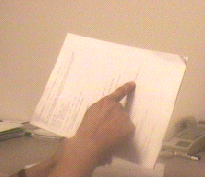
#> input picture Mini Project 2/paper.bmp, 205 x 177 px
$ python question_3.py
#> lines starting #> are read from the running program, lines starting #| are printed output that depends on the picture; after the words box and inside, x2 and y2 are one past the last pixel; in counts of white or black regions, pixels touching at a corner belong together
import cv2
import numpy as np
import matplotlib.pyplot as plt

# Load the Lena image and apply Canny edge detection
lena_path = './lena.png'
lena_image = cv2.imread(lena_path, cv2.IMREAD_GRAYSCALE)
paper_path = './paper.bmp'
paper_image = cv2.imread(paper_path, cv2.IMREAD_GRAYSCALE)
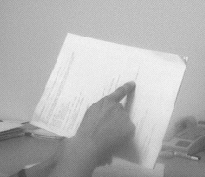
#> paper_image: shape (177, 205); min 63, max 245, mean 179
shape_path = './shape.bmp'
shape_image = cv2.imread(shape_path, cv2.IMREAD_GRAYSCALE)
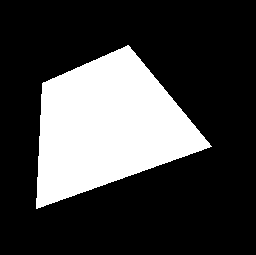
#> input picture Mini Project 2/shape.bmp, 256 x 255 px
#> shape_image: shape (255, 256); 25.9% white; 1 white region, box (x1, y1, x2, y2) and area: (36, 45, 212, 209) 16922
# Applying Canny edge detection with chosen parameters
lena_edges = cv2.Canny(lena_image, 100, 200)
paper_edges = cv2.Canny(paper_image, 100, 200)
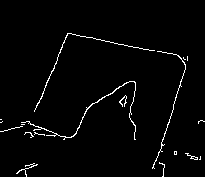
#> paper_edges: shape (177, 205); 2.3% white in thin lines or dots, all inside (x1, y1, x2, y2) = (0, 33, 205, 177)
shape_edges = cv2.Canny(shape_image, 100, 200)
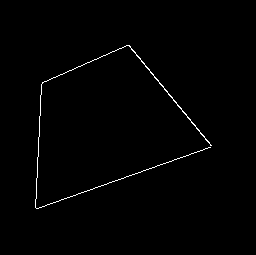
#> shape_edges: shape (255, 256); 0.85% white in thin lines or dots, all inside (x1, y1, x2, y2) = (35, 45, 212, 209)
# Apply HoughLines on the paper and shape images
# Use standard parameters for line detection

# Using the pre-processed edge images from previous steps for consistency
paper_lines = cv2.HoughLines(paper_edges, 1, np.pi / 180, threshold=50)
#> paper_lines = [[18, 1.78], [20, 1.76], [75, 0.401], [196, 0.297], [197, 0.314], [76, 0.419], [16, 1.8], [74, 0.384]]
shape_lines = cv2.HoughLines(shape_edges, 1, np.pi / 180, threshold=50)
#> shape_lines = [[-72, 2.46], [208, 1.24], [209, 1.22], [-69, 2.44], [46, 0.0524], [43, 0.0349], [-75, 2.48]]

# Draw lines on a copy of the original images
def draw_hough_lines(image, lines):
    image_with_lines = cv2.cvtColor(image, cv2.COLOR_GRAY2BGR)
    if lines is not None:
        for line in lines:
            rho, theta = line[0]
            a = np.cos(theta)
            b = np.sin(theta)
            x0 = a * rho
            y0 = b * rho
            x1 = int(x0 + 1000 * (-b))
            y1 = int(y0 + 1000 * (a))
            x2 = int(x0 - 1000 * (-b))
            y2 = int(y0 - 1000 * (a))
            cv2.line(image_with_lines, (x1, y1), (x2, y2), (0, 0, 255), 1)
#> this loop made 8 passes
#> (rho, theta, a, b, x0, y0, x1, y1) on passes 1 to 8: (18, 1.78, -0.208, 0.978, -3.74, 17.61, -981, -190), (20, 1.76, -0.191, 0.982, -3.82, 19.63, -985, -171), (75, 0.401, 0.921, 0.391, 69.04, 29.3, -321, 949), (196, 0.297, 0.956, 0.292, 187.4, 57.3, -104, 1013), (197, 0.314, 0.951, 0.309, 187.4, 60.88, -121, 1011), (76, 0.419, 0.914, 0.407, 69.43, 30.91, -337, 944), (16, 1.8, -0.225, 0.974, -3.6, 15.59, -977, -209), (74, 0.384, 0.927, 0.375, 68.61, 27.72, -305, 954)
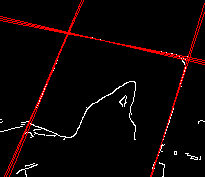
#> image_with_lines: shape (177, 205, 3); mean B, G, R 3.9, 3.9, 12.5
    return image_with_lines

# Draw lines on the original images
paper_with_lines = draw_hough_lines(paper_edges, paper_lines)
shape_with_lines = draw_hough_lines(shape_edges, shape_lines)
#> the loop in draw_hough_lines (call 2), `for line in lines:` made 7 passes
#> (rho, theta, a, b, x0, y0, x1, y1) on passes 1 to 7: (-72, 2.46, -0.777, 0.629, 55.95, -45.31, -573, -822), (208, 1.24, 0.326, 0.946, 67.72, 196.7, -877, 522), (209, 1.22, 0.342, 0.94, 71.48, 196.4, -868, 538), (-69, 2.44, -0.766, 0.643, 52.86, -44.35, -589, -810), (46, 0.0524, 0.999, 0.0523, 45.94, 2.41, -6, 1001), (43, 0.0349, 0.999, 0.0349, 42.97, 1.5, 8, 1000), (-75, 2.48, -0.788, 0.616, 59.1, -46.17, -556, -834)
#> after the loop in draw_hough_lines (call 2), `for line in lines:`:
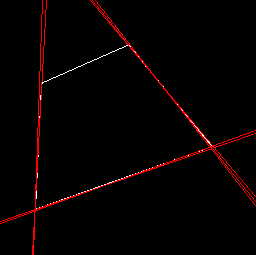
#> image_with_lines: shape (255, 256, 3); mean B, G, R 0.9, 0.9, 6.5

# Plotting results
plt.figure(figsize=(18, 6))

# Lena Edge Detection
plt.subplot(1, 3, 1)
#> (the run stopped early here; a loop or call above may not have finished)
